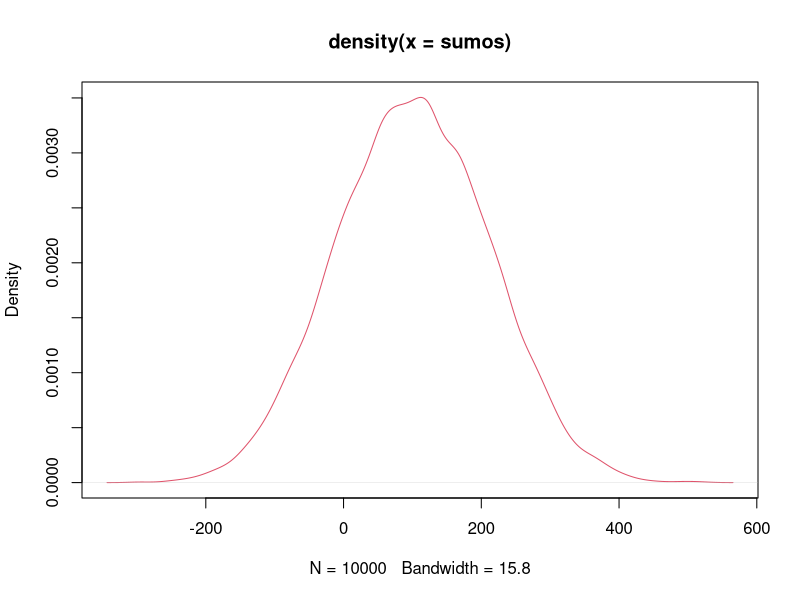

Write R code to recreate this figure.
## ---- chunk 1
knitr::opts_chunk$set(echo = TRUE)
## ---- chunk 2
n=10^4
sumos <- replicate(n, sum(sample(c(12, -10), 100, replace = TRUE)))
teig.bal <- sum((sumos<0)==FALSE)
prob <- teig.bal/n
prob
## ---- chunk 3
vidurkis=mean(sumos)
conf=qt(0.975,df=n-1)*sd(sumos)/sqrt(n)
kaire= vidurkis-conf
desine= vidurkis+conf
## ---- chunk 4
plot(density(sumos), col=2)
